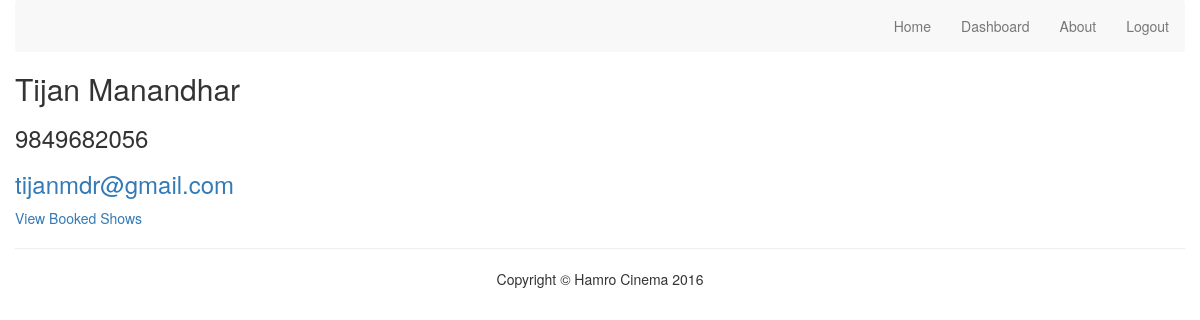
Page /dashboard.php (signed in) on the committed database.
### tables this page shows
CREATE TABLE `user` (
  `user_id` int(11) NOT NULL,
  `name` varchar(255) NOT NULL,
  `phone_no` varchar(255) NOT NULL,
  `email` varchar(255) NOT NULL,
  `password` varchar(255) NOT NULL
);

### initialize.php (called while the page is built, shortened)
<?php
if (isset($_SESSION['sessionUserEmailHamro'])) {
	$sessionCheck = $_SESSION['sessionUserEmailHamro'];
}
?>

### dashboard.php (the view, shortened to what this page needs)
<!DOCTYPE html>
<html lang="en">
<?php
include 'include.php';
?>
<head>
    <link rel="stylesheet" type="text/css" href="style/bootstrap.min.css">
    <link rel="stylesheet" type="text/css" href="style/style.css">
</head>
<body>
    <div class="container-fluid">
        <?php
        include 'menu.php';
        if ($sessionCheck != "") {
            $userDetails = $pdo->prepare('select * from hamrocinema.user where email=?');
            $userDetails->execute([$sessionCheck]);
            while ($row = $userDetails->fetch()) {
            ?>
            <h2><?php echo $row['name'] ?></h2>
            <h3><?php echo $row['phone_no'] ?></h3>
            <h3><a href="mailto:<?php echo $row['email'] ?>"><?php echo $row['email'] ?></a></h3>
            <div><a href="booking.php">View Booked Shows</a></div>
            <?php
            }
        } else {
            echo "<h4>Login First</h4>";
        }
        ?>
        <?php include 'footer.php'; ?>
    </div>
</body>
</html>

### style/style.css (style rules this page uses)
body { text-align: justify; }

### rows in the picture
user: name "Tijan Manandhar", phone_no "9849682056", email "tijanmdr@gmail.com"
